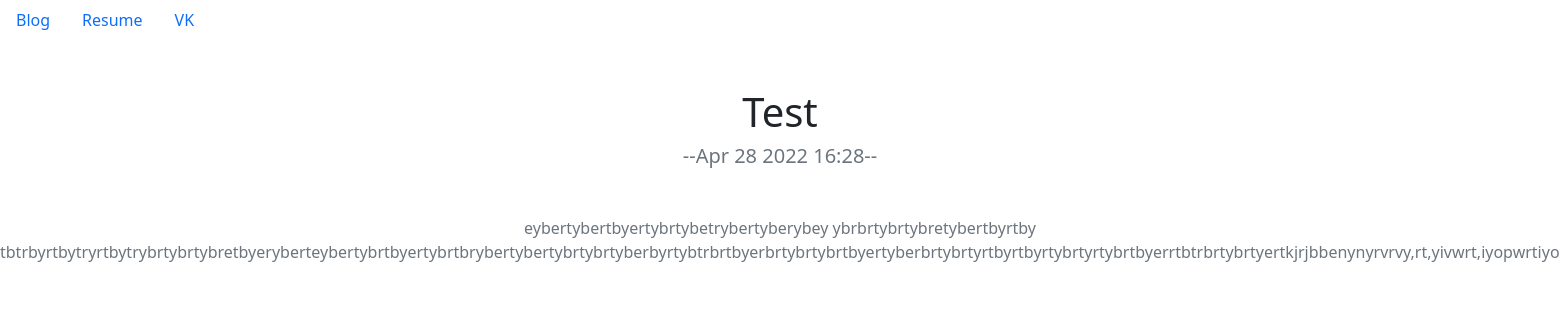
Page /blog/3/ on the committed database.
### blog/models.py (models this page shows, shortened)
class Blogs(models.Model):
    title = models.CharField(max_length=200)
    date = models.DateTimeField(auto_now_add=True)
    description = models.TextField()

### blog/views.py (the view)
# urls.py: path('<int:blog_id>/', views.detail, name='detail'),
def detail(request, blog_id):
    blog = get_object_or_404(Blogs, pk=blog_id)  # Пытается найти объект под нужным номером, и если не находит, но выдаст ошибку 404
    return render(request, 'blog/detail.html', {'blog': blog})

### blog/templates/blog/detail.html (shortened to what this page needs)
{% extends 'portfolio/base.html' %}
{% block content %}
<h1 class="text-center mt-5" id="blogdetailtitle">{{ blog.title }}</h1>
<h5 class="text-center text-muted mb-5">--{{ blog.date|date:'M d Y' }} {{ blog.date|time:'G:i' }}--</h5>
<p class="text-center text-muted mb-5">{{ blog.description|safe }}</p>
{% endblock %}

### rows in the picture
Blogs: title "Test", date "Apr 28 2022", date "16:28", description "eybertybertbyertybrtybetrybertyberybey ybrbrtybrtybretybertbyrtby…"
